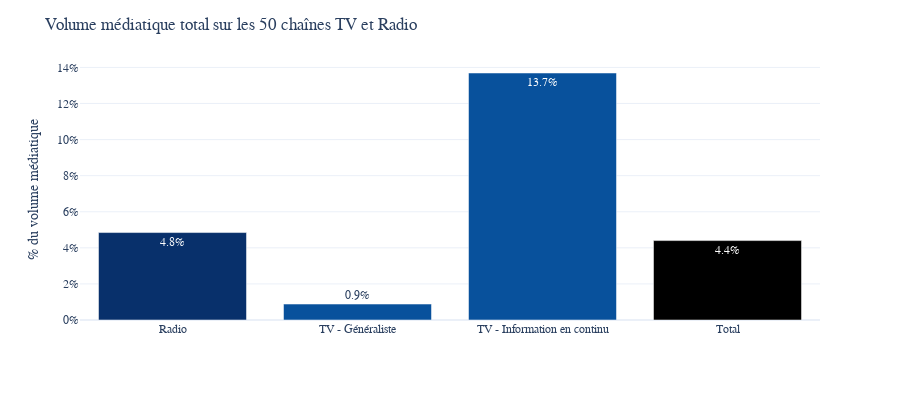

The code cell stored with this chart in its notebook:
### Markdown cell above
## Autre sujet écologiques

### Code cell
data_total = data_all_days[data_all_days.keyword.isin(['COP27', 'ecologie'])].copy()

media_time = data_total.groupby(["media2"]).agg({"count":"sum","channel_name":"nunique"})
media_time.loc["Radio","n_channels"] = 25
media_time.loc["TV - Généraliste","n_channels"] = 19
media_time.loc["TV - Information en continu","n_channels"] = 6
media_time = media_time.append(pd.DataFrame(media_time.sum(axis = 0).rename("Total")).T)
media_time["media_time"] = media_time["count"] * 2
media_time["total_time"] = media_time["n_channels"] * n_days * 18 * 60
media_time["media_part"] = media_time["media_time"] / media_time["total_time"]

fig = px.bar(media_time.reset_index(),x = "index",y = "media_part",height = 400,text_auto = ".1%")
fig.update_layout(yaxis_tickformat='0%',
                  title = "Volume médiatique total sur les 50 chaînes TV et Radio",
                  font_family="Poppins",yaxis_title="% du volume médiatique",xaxis_title = "")
fig.update_traces(marker_color=[COLOR_RADIO,COLOR_TV,COLOR_TV])
fig.show()

### Figure 1 — Plotly figure (JSON) as saved in the notebook; plotly's stock layout.template omitted (floating-point values rounded to 4 significant figures)
{"data": [{"alignmentgroup": "True", "hovertemplate": "index=%{x}<br>media_part=%{y}<extra></extra>", "legendgroup": "", "marker": {"color": ["#08306b", "#08519c", "#08519c"], "pattern": {"shape": ""}}, "name": "", "offsetgroup": "", "orientation": "v", "showlegend": false, "textposition": "auto", "texttemplate": "%{y:.1%}", "x": ["Radio", "TV - Généraliste", "TV - Information en continu", "Total"], "xaxis": "x", "y": [0.04846, 0.008839, 0.1369, 0.04402], "yaxis": "y", "type": "bar"}], "layout": {"xaxis": {"anchor": "y", "domain": [0, 1], "title": {"text": ""}}, "yaxis": {"anchor": "x", "domain": [0, 1], "title": {"text": "% du volume médiatique"}, "tickformat": "0%"}, "legend": {"tracegroupgap": 0}, "margin": {"t": 60}, "barmode": "relative", "height": 400, "font": {"family": "Poppins"}, "title": {"text": "Volume médiatique total sur les 50 chaînes TV et Radio"}}}
